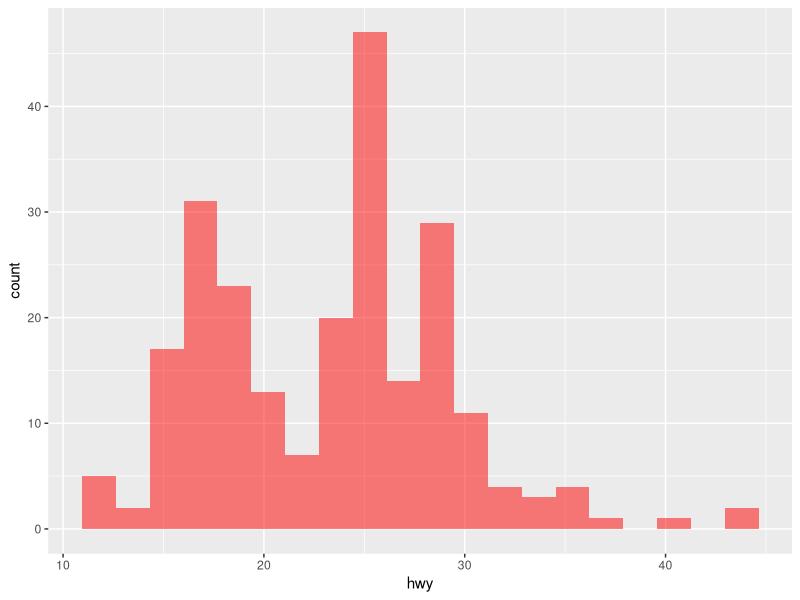

Write the R code that produced this figure.
library(ggplot2)
library(ggthemes)
head(mpg)

pl <- ggplot(mpg, aes(x=hwy)) + geom_histogram(bins=20,fill='red', alpha=0.5)
print(pl)
